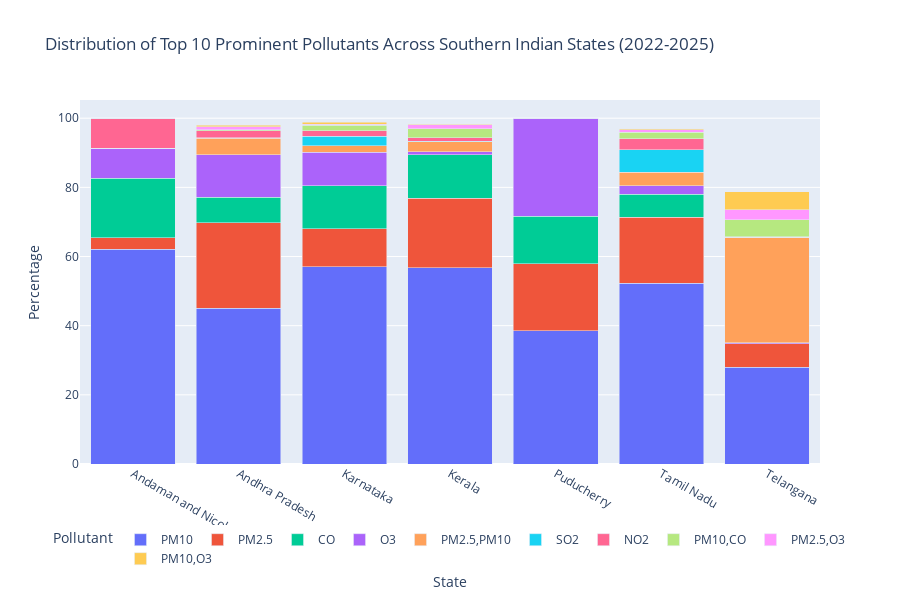
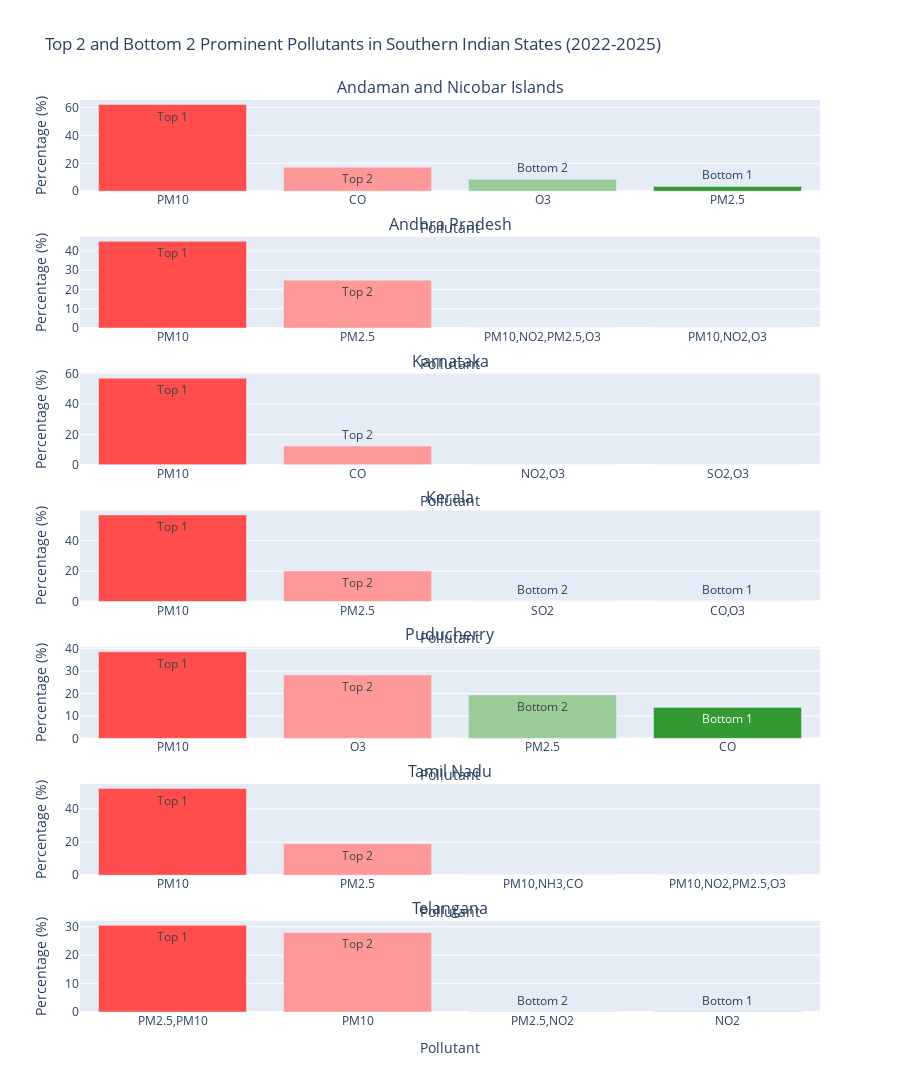

Notebook cell for these charts, in order:
### Code cell
# Create a stacked bar chart of prominent pollutants by state
pollutant_pivot = pd.pivot_table(
    pollutant_counts, 
    values='percentage', 
    index='state', 
    columns='prominent_pollutants',
    fill_value=0
)

# Sort the columns by overall prevalence
column_order = pollutant_counts.groupby('prominent_pollutants')['count'].sum().sort_values(ascending=False).index[:10]
pollutant_subset = pollutant_pivot[column_order]

print("column_order:", column_order)

# Create the stacked bar chart
fig = px.bar(
    pollutant_subset, 
    barmode='stack',
    height=600,
    title='Distribution of Top 10 Prominent Pollutants Across Southern Indian States (2022-2025)'
)

# Customize layout
fig.update_layout(
    xaxis_title='State',
    yaxis_title='Percentage',
    legend_title='Pollutant',
    legend=dict(orientation='h', yanchor='bottom', y=-0.3, xanchor='center', x=0.5)
)

fig.show()

# Create a more informative visualization showing top and bottom pollutants for each state
# Create subplots for each state
fig = make_subplots(
    rows=len(sorted(southern_df['state'].unique())),
    cols=1,
    subplot_titles=sorted(southern_df['state'].unique()),
    vertical_spacing=0.05
)

# Colors for top and bottom
colors = {'Top 1': '#ff4d4d', 'Top 2': '#ff9999', 'Bottom 2': '#99cc99', 'Bottom 1': '#339933'}

# Add each state's data
for i, state in enumerate(sorted(southern_df['state'].unique())):
    state_data = state_pollutant_ranking[state_pollutant_ranking['state'] == state].copy()
    
    # Create hover text
    state_data['hover_text'] = state_data.apply(
        lambda row: f"Pollutant: {row['prominent_pollutants']}<br>Count: {row['count']}<br>Percentage: {row['percentage']}%", 
        axis=1
    )
    
    # Sort by rank order for proper display
    state_data['rank_order'] = state_data['rank_type'].map({'Top 1': 0, 'Top 2': 1, 'Bottom 2': 2, 'Bottom 1': 3})
    state_data = state_data.sort_values('rank_order')
    
    fig.add_trace(
        go.Bar(
            x=state_data['prominent_pollutants'],
            y=state_data['percentage'],
            marker_color=[colors[rank] for rank in state_data['rank_type']],
            text=state_data['rank_type'],
            hovertext=state_data['hover_text'],
            hoverinfo='text',
            name=state
        ),
        row=i+1, col=1
    )
    
    # Update layout for each subplot
    fig.update_yaxes(title_text="Percentage (%)", row=i+1, col=1)
    fig.update_xaxes(title_text="Pollutant", row=i+1, col=1)

# Update overall layout
fig.update_layout(
    height=300 * len(southern_df['state'].unique()),
    width=900,
    title_text="Top 2 and Bottom 2 Prominent Pollutants in Southern Indian States (2022-2025)",
    showlegend=False
)

fig.show()

### Figure 1 — Plotly figure (JSON) as saved in the notebook; plotly's stock layout.template omitted (floating-point values rounded to 4 significant figures)
{"data": [{"hovertemplate": "prominent_pollutants=PM10<br>state=%{x}<br>value=%{y}<extra></extra>", "legendgroup": "PM10", "marker": {"color": "#636efa", "pattern": {"shape": ""}}, "name": "PM10", "orientation": "v", "showlegend": true, "textposition": "auto", "type": "bar", "x": ["Andaman and Nicobar Islands", "Andhra Pradesh", "Karnataka", "Kerala", "Puducherry", "Tamil Nadu", "Telangana"], "xaxis": "x", "y": [62.1, 45.0, 57.1, 56.8, 38.6, 52.3, 28.0], "yaxis": "y"}, {"hovertemplate": "prominent_pollutants=PM2.5<br>state=%{x}<br>value=%{y}<extra></extra>", "legendgroup": "PM2.5", "marker": {"color": "#EF553B", "pattern": {"shape": ""}}, "name": "PM2.5", "orientation": "v", "showlegend": true, "textposition": "auto", "type": "bar", "x": ["Andaman and Nicobar Islands", "Andhra Pradesh", "Karnataka", "Kerala", "Puducherry", "Tamil Nadu", "Telangana"], "xaxis": "x", "y": [3.4, 24.8, 10.9, 20.1, 19.3, 19.0, 6.8], "yaxis": "y"}, {"hovertemplate": "prominent_pollutants=CO<br>state=%{x}<br>value=%{y}<extra></extra>", "legendgroup": "CO", "marker": {"color": "#00cc96", "pattern": {"shape": ""}}, "name": "CO", "orientation": "v", "showlegend": true, "textposition": "auto", "type": "bar", "x": ["Andaman and Nicobar Islands", "Andhra Pradesh", "Karnataka", "Kerala", "Puducherry", "Tamil Nadu", "Telangana"], "xaxis": "x", "y": [17.2, 7.3, 12.4, 12.5, 13.8, 6.7, 0.0], "yaxis": "y"}, {"hovertemplate": "prominent_pollutants=O3<br>state=%{x}<br>value=%{y}<extra></extra>", "legendgroup": "O3", "marker": {"color": "#ab63fa", "pattern": {"shape": ""}}, "name": "O3", "orientation": "v", "showlegend": true, "textposition": "auto", "type": "bar", "x": ["Andaman and Nicobar Islands", "Andhra Pradesh", "Karnataka", "Kerala", "Puducherry", "Tamil Nadu", "Telangana"], "xaxis": "x", "y": [8.6, 12.4, 9.7, 0.9, 28.3, 2.4, 0.3], "yaxis": "y"}, {"hovertemplate": "prominent_pollutants=PM2.5,PM10<br>state=%{x}<br>value=%{y}<extra></extra>", "legendgroup": "PM2.5,PM10", "marker": {"color": "#FFA15A", "pattern": {"shape": ""}}, "name": "PM2.5,PM10", "orientation": "v", "showlegend": true, "textposition": "auto", "type": "bar", "x": ["Andaman and Nicobar Islands", "Andhra Pradesh", "Karnataka", "Kerala", "Puducherry", "Tamil Nadu", "Telangana"], "xaxis": "x", "y": [0.0, 4.7, 1.9, 2.9, 0.0, 3.9, 30.5], "yaxis": "y"}, {"hovertemplate": "prominent_pollutants=SO2<br>state=%{x}<br>value=%{y}<extra></extra>", "legendgroup": "SO2", "marker": {"color": "#19d3f3", "pattern": {"shape": ""}}, "name": "SO2", "orientation": "v", "showlegend": true, "textposition": "auto", "type": "bar", "x": ["Andaman and Nicobar Islands", "Andhra Pradesh", "Karnataka", "Kerala", "Puducherry", "Tamil Nadu", "Telangana"], "xaxis": "x", "y": [0.0, 0.2, 2.8, 0.1, 0.0, 6.6, 0.0], "yaxis": "y"}, {"hovertemplate": "prominent_pollutants=NO2<br>state=%{x}<br>value=%{y}<extra></extra>", "legendgroup": "NO2", "marker": {"color": "#FF6692", "pattern": {"shape": ""}}, "name": "NO2", "orientation": "v", "showlegend": true, "textposition": "auto", "type": "bar", "x": ["Andaman and Nicobar Islands", "Andhra Pradesh", "Karnataka", "Kerala", "Puducherry", "Tamil Nadu", "Telangana"], "xaxis": "x", "y": [8.6, 2.0, 1.5, 1.0, 0.0, 3.2, 0.1], "yaxis": "y"}, {"hovertemplate": "prominent_pollutants=PM10,CO<br>state=%{x}<br>value=%{y}<extra></extra>", "legendgroup": "PM10,CO", "marker": {"color": "#B6E880", "pattern": {"shape": ""}}, "name": "PM10,CO", "orientation": "v", "showlegend": true, "textposition": "auto", "type": "bar", "x": ["Andaman and Nicobar Islands", "Andhra Pradesh", "Karnataka", "Kerala", "Puducherry", "Tamil Nadu", "Telangana"], "xaxis": "x", "y": [0.0, 0.2, 1.7, 2.7, 0.0, 1.8, 5.0], "yaxis": "y"}, {"hovertemplate": "prominent_pollutants=PM2.5,O3<br>state=%{x}<br>value=%{y}<extra></extra>", "legendgroup": "PM2.5,O3", "marker": {"color": "#FF97FF", "pattern": {"shape": ""}}, "name": "PM2.5,O3", "orientation": "v", "showlegend": true, "textposition": "auto", "type": "bar", "x": ["Andaman and Nicobar Islands", "Andhra Pradesh", "Karnataka", "Kerala", "Puducherry", "Tamil Nadu", "Telangana"], "xaxis": "x", "y": [0.0, 0.9, 0.3, 1.1, 0.0, 0.8, 2.8], "yaxis": "y"}, {"hovertemplate": "prominent_pollutants=PM10,O3<br>state=%{x}<br>value=%{y}<extra></extra>", "legendgroup": "PM10,O3", "marker": {"color": "#FECB52", "pattern": {"shape": ""}}, "name": "PM10,O3", "orientation": "v", "showlegend": true, "textposition": "auto", "type": "bar", "x": ["Andaman and Nicobar Islands", "Andhra Pradesh", "Karnataka", "Kerala", "Puducherry", "Tamil Nadu", "Telangana"], "xaxis": "x", "y": [0.0, 0.5, 0.6, 0.1, 0.0, 0.2, 5.3], "yaxis": "y"}], "layout": {"barmode": "stack", "height": 600, "legend": {"orientation": "h", "title": {"text": "Pollutant"}, "tracegroupgap": 0, "x": 0.5, "xanchor": "center", "y": -0.3, "yanchor": "bottom"}, "title": {"text": "Distribution of Top 10 Prominent Pollutants Across Southern Indian States (2022-2025)"}, "xaxis": {"anchor": "y", "domain": [0, 1], "title": {"text": "State"}}, "yaxis": {"anchor": "x", "domain": [0, 1], "title": {"text": "Percentage"}}}}

### Figure 2 — Plotly figure (JSON) as saved in the notebook; plotly's stock layout.template omitted (floating-point values rounded to 4 significant figures)
{"data": [{"hoverinfo": "text", "hovertext": ["Pollutant: PM10<br>Count: 36<br>Percentage: 62.1%", "Pollutant: CO<br>Count: 10<br>Percentage: 17.2%", "Pollutant: O3<br>Count: 5<br>Percentage: 8.6%", "Pollutant: PM2.5<br>Count: 2<br>Percentage: 3.4%"], "marker": {"color": ["#ff4d4d", "#ff9999", "#99cc99", "#339933"]}, "name": "Andaman and Nicobar Islands", "text": ["Top 1", "Top 2", "Bottom 2", "Bottom 1"], "type": "bar", "x": ["PM10", "CO", "O3", "PM2.5"], "xaxis": "x", "y": [62.1, 17.2, 8.6, 3.4], "yaxis": "y"}, {"hoverinfo": "text", "hovertext": ["Pollutant: PM10<br>Count: 3182<br>Percentage: 45.0%", "Pollutant: PM2.5<br>Count: 1757<br>Percentage: 24.8%", "Pollutant: PM10,NO2,PM2.5,O3<br>Count: 1<br>Percentage: 0.0%", "Pollutant: PM10,NO2,O3<br>Count: 1<br>Percentage: 0.0%"], "marker": {"color": ["#ff4d4d", "#ff9999", "#99cc99", "#339933"]}, "name": "Andhra Pradesh", "text": ["Top 1", "Top 2", "Bottom 2", "Bottom 1"], "type": "bar", "x": ["PM10", "PM2.5", "PM10,NO2,PM2.5,O3", "PM10,NO2,O3"], "xaxis": "x2", "y": [45.0, 24.8, 0.0, 0.0], "yaxis": "y2"}, {"hoverinfo": "text", "hovertext": ["Pollutant: PM10<br>Count: 13404<br>Percentage: 57.1%", "Pollutant: CO<br>Count: 2913<br>Percentage: 12.4%", "Pollutant: NO2,O3<br>Count: 1<br>Percentage: 0.0%", "Pollutant: SO2,O3<br>Count: 1<br>Percentage: 0.0%"], "marker": {"color": ["#ff4d4d", "#ff9999", "#99cc99", "#339933"]}, "name": "Karnataka", "text": ["Top 1", "Top 2", "Bottom 2", "Bottom 1"], "type": "bar", "x": ["PM10", "CO", "NO2,O3", "SO2,O3"], "xaxis": "x3", "y": [57.1, 12.4, 0.0, 0.0], "yaxis": "y3"}, {"hoverinfo": "text", "hovertext": ["Pollutant: PM10<br>Count: 3167<br>Percentage: 56.8%", "Pollutant: PM2.5<br>Count: 1123<br>Percentage: 20.1%", "Pollutant: SO2<br>Count: 7<br>Percentage: 0.1%", "Pollutant: CO,O3<br>Count: 6<br>Percentage: 0.1%"], "marker": {"color": ["#ff4d4d", "#ff9999", "#99cc99", "#339933"]}, "name": "Kerala", "text": ["Top 1", "Top 2", "Bottom 2", "Bottom 1"], "type": "bar", "x": ["PM10", "PM2.5", "SO2", "CO,O3"], "xaxis": "x4", "y": [56.8, 20.1, 0.1, 0.1], "yaxis": "y4"}, {"hoverinfo": "text", "hovertext": ["Pollutant: PM10<br>Count: 413<br>Percentage: 38.6%", "Pollutant: O3<br>Count: 303<br>Percentage: 28.3%", "Pollutant: PM2.5<br>Count: 206<br>Percentage: 19.3%", "Pollutant: CO<br>Count: 148<br>Percentage: 13.8%"], "marker": {"color": ["#ff4d4d", "#ff9999", "#99cc99", "#339933"]}, "name": "Puducherry", "text": ["Top 1", "Top 2", "Bottom 2", "Bottom 1"], "type": "bar", "x": ["PM10", "O3", "PM2.5", "CO"], "xaxis": "x5", "y": [38.6, 28.3, 19.3, 13.8], "yaxis": "y5"}, {"hoverinfo": "text", "hovertext": ["Pollutant: PM10<br>Count: 6253<br>Percentage: 52.3%", "Pollutant: PM2.5<br>Count: 2268<br>Percentage: 19.0%", "Pollutant: PM10,NH3,CO<br>Count: 1<br>Percentage: 0.0%", "Pollutant: PM10,NO2,PM2.5,O3<br>Count: 1<br>Percentage: 0.0%"], "marker": {"color": ["#ff4d4d", "#ff9999", "#99cc99", "#339933"]}, "name": "Tamil Nadu", "text": ["Top 1", "Top 2", "Bottom 2", "Bottom 1"], "type": "bar", "x": ["PM10", "PM2.5", "PM10,NH3,CO", "PM10,NO2,PM2.5,O3"], "xaxis": "x6", "y": [52.3, 19.0, 0.0, 0.0], "yaxis": "y6"}, {"hoverinfo": "text", "hovertext": ["Pollutant: PM2.5,PM10<br>Count: 343<br>Percentage: 30.5%", "Pollutant: PM10<br>Count: 315<br>Percentage: 28.0%", "Pollutant: PM2.5,NO2<br>Count: 1<br>Percentage: 0.1%", "Pollutant: NO2<br>Count: 1<br>Percentage: 0.1%"], "marker": {"color": ["#ff4d4d", "#ff9999", "#99cc99", "#339933"]}, "name": "Telangana", "text": ["Top 1", "Top 2", "Bottom 2", "Bottom 1"], "type": "bar", "x": ["PM2.5,PM10", "PM10", "PM2.5,NO2", "NO2"], "xaxis": "x7", "y": [30.5, 28.0, 0.1, 0.1], "yaxis": "y7"}], "layout": {"annotations": [{"font": {"size": 16}, "showarrow": false, "text": "Andaman and Nicobar Islands", "x": 0.5, "xanchor": "center", "xref": "paper", "y": 1, "yanchor": "bottom", "yref": "paper"}, {"font": {"size": 16}, "showarrow": false, "text": "Andhra Pradesh", "x": 0.5, "xanchor": "center", "xref": "paper", "y": 0.85, "yanchor": "bottom", "yref": "paper"}, {"font": {"size": 16}, "showarrow": false, "text": "Karnataka", "x": 0.5, "xanchor": "center", "xref": "paper", "y": 0.7, "yanchor": "bottom", "yref": "paper"}, {"font": {"size": 16}, "showarrow": false, "text": "Kerala", "x": 0.5, "xanchor": "center", "xref": "paper", "y": 0.55, "yanchor": "bottom", "yref": "paper"}, {"font": {"size": 16}, "showarrow": false, "text": "Puducherry", "x": 0.5, "xanchor": "center", "xref": "paper", "y": 0.4, "yanchor": "bottom", "yref": "paper"}, {"font": {"size": 16}, "showarrow": false, "text": "Tamil Nadu", "x": 0.5, "xanchor": "center", "xref": "paper", "y": 0.25, "yanchor": "bottom", "yref": "paper"}, {"font": {"size": 16}, "showarrow": false, "text": "Telangana", "x": 0.5, "xanchor": "center", "xref": "paper", "y": 0.1, "yanchor": "bottom", "yref": "paper"}], "height": 2100, "showlegend": false, "title": {"text": "Top 2 and Bottom 2 Prominent Pollutants in Southern Indian States (2022-2025)"}, "width": 900, "xaxis": {"anchor": "y", "domain": [0, 1], "title": {"text": "Pollutant"}}, "xaxis2": {"anchor": "y2", "domain": [0, 1], "title": {"text": "Pollutant"}}, "xaxis3": {"anchor": "y3", "domain": [0, 1], "title": {"text": "Pollutant"}}, "xaxis4": {"anchor": "y4", "domain": [0, 1], "title": {"text": "Pollutant"}}, "xaxis5": {"anchor": "y5", "domain": [0, 1], "title": {"text": "Pollutant"}}, "xaxis6": {"anchor": "y6", "domain": [0, 1], "title": {"text": "Pollutant"}}, "xaxis7": {"anchor": "y7", "domain": [0, 1], "title": {"text": "Pollutant"}}, "yaxis": {"anchor": "x", "domain": [0.9, 1], "title": {"text": "Percentage (%)"}}, "yaxis2": {"anchor": "x2", "domain": [0.75, 0.85], "title": {"text": "Percentage (%)"}}, "yaxis3": {"anchor": "x3", "domain": [0.6, 0.7], "title": {"text": "Percentage (%)"}}, "yaxis4": {"anchor": "x4", "domain": [0.45, 0.55], "title": {"text": "Percentage (%)"}}, "yaxis5": {"anchor": "x5", "domain": [0.3, 0.4], "title": {"text": "Percentage (%)"}}, "yaxis6": {"anchor": "x6", "domain": [0.15, 0.25], "title": {"text": "Percentage (%)"}}, "yaxis7": {"anchor": "x7", "domain": [0, 0.1], "title": {"text": "Percentage (%)"}}}}
